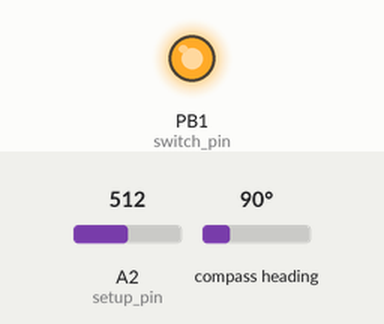
The sketch below on a simulated ATtiny85, built with avr-gcc and run on an emulated ATtiny85. Shown: output pins drawn as LEDs (lit = HIGH). Wiring (inferred from the names in the program): HMC5883L compass at I2C address 0x1E. The test bench sets the inputs (shaded band); at power-on: A2 (setup_pin) = 512, compass heading 90°.

Above: at 0.3 s.
Timing chart, 0 to 1.8 s (numbered marks = the images above):
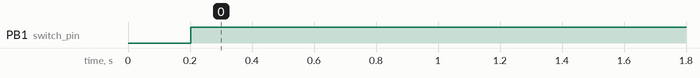

Measured:
- by itself, PB1 (switch_pin): LOW → HIGH at 0.20 s

The sketch:

SliderDoorSensor.ino
```cpp
// Высокочувствительный магнитный датчик открывания двери шкафа-купе для включения внутренней подсветки
// на HMC5883L (GY-271) и ATTiny85
// Дата последней модификации 2022.01.23
//
// Используется изменение проекции оси Z на ось Y магнетометра
// Для калибровки в положении "дверь закрыта" установить перемычку между setup_pin и GND,
// включить питание, подождать не менее 30 сек., выключить питание и снять перемычку
// Для калибровки порога срабатывания в DEV режиме подключить потенциометр на 10 кОм
// между Vcc и GND, средний контакт на setup_pin, раскомментарить строчку #define SETUP 1,
// перекомпилировать и загрузить прошивку в МК.
// Примерное значение порога срабатывания для условий:
// неодимовый магнит 15x15x2 мм на расстоянии 6 см от датчика - 45 градусов

// Распиновка
// ATTiny85:
//   SDA - 0 (pin 5), SCL - 2 (pin 7)
//   Регулировка чувствительности - A2 (pin 3)
//   Выход на ключ - 1 (pin 6)
// Arduino UNO (для отладки):
//   SDA - A4, SCL - A5
//   Регулировка чувствительности - A2
//   Выход на ключ - 13

// #define DEBUG 1
// #define SETUP 1
#include <EEPROM.h>

#include <Wire.h>  // I2C ATTiny Master


#define CALIBRATE_MEASURES 10  // 10 замеров на калибровку
#define LOOP_DELAY 200   // 5 циклов/сек.

#define MIN_DEGREE 10    // диапазон регулировки чувствительности
#define MAX_DEGREE 150

#define HMC5883L 0x1E    // 0011110b, I2C 7bit address of HMC5883
#define setup_pin A2     // вход от потенциометра для калибровки чувствительности
#define switch_pin 1     // 13   // выход на ключ MOSFET

int heading_init;
int heading_threshold;

int measure_count = 0;

void setup(){

  pinMode(setup_pin, INPUT_PULLUP);
  pinMode(switch_pin, OUTPUT);

  // считываем калибровочное значение угла и порог срабатывания из EEPROM
  heading_init = EEPROM.read(0) | EEPROM.read(1) << 8;
  heading_threshold = EEPROM.read(2) | EEPROM.read(3) << 8;

  #ifdef DEBUG
  Serial.begin(9600);

  Serial.println();
  Serial.println("Heading init and threashold values from EEPROM:");
  Serial.print(heading_init);
  Serial.print("\t");
  Serial.print(heading_threshold);
  Serial.println();
  Serial.println();
  #endif

  // инициализация I2C
  Wire.begin();

  // инициализация HMC5883L
  Wire.beginTransmission(HMC5883L);    //open communication with HMC5883
  Wire.write(0x02);                    //select mode register
  Wire.write(0x00);                    //continuous measurement mode
  Wire.endTransmission();
}

void loop(){
  int x, y, z, x_init, y_init, z_init; //triple axis data
  int heading;

  delay(LOOP_DELAY);

  // Tell the HMC5883 where to begin reading data
  Wire.beginTransmission(HMC5883L);
  Wire.write(0x03); //select register 3, X MSB register
  Wire.endTransmission();

  // Read data from each axis, 2 registers per axis
  Wire.requestFrom(HMC5883L, 6);
  if (6<=Wire.available()) {
    x = Wire.read()<<8; //X msb
    x |= Wire.read(); //X lsb
    z = Wire.read()<<8; //Z msb
    z |= Wire.read(); //Z lsb
    y = Wire.read()<<8; //Y msb
    y |= Wire.read(); //Y lsb
  }

  if (analogRead(setup_pin) < 50 && ++measure_count < CALIBRATE_MEASURES) {
    // setup_pin подтянут к земле, т.е. включен режим калибровки,
    // и еще не выполнено нужное кол-во замеров,
    // выполняем калибровку

    if (measure_count == 1) {
      // для первого замера
      #ifdef DEBUG
      Serial.println("Calibrating sensor");
      #endif

      // инициализируем значения
      x_init = x, y_init = y, z_init = z;
    }

    // для последующих замеров усредняем значения
    x_init = (x_init + x) / 2;
    y_init = (y_init + y) / 2;
    z_init = (z_init + z) / 2;

    #ifdef DEBUG
    Serial.print(x_init);
    Serial.print('\t');
    Serial.print(y_init);
    Serial.print('\t');
    Serial.print(z_init);
    Serial.println();
    #endif
  }

  if (analogRead(setup_pin) < 50 && measure_count == CALIBRATE_MEASURES) {
    // калибровка завершена

    // получаем значение начального угла
    heading_init = (int) (atan2(z_init, y_init) * (float)180 / PI);

    #ifdef DEBUG
    Serial.println("Writing heading init value to EEPROM:");
    Serial.print(heading_init);
    Serial.println();
    Serial.println();
    #endif

    // запоминаем калибровочное значение в EEPROM
    EEPROM.write(0, heading_init);
    EEPROM.write(1, heading_init >> 8);
  }

  #ifdef SETUP
  // включен режим калибровки порога
  // получаем пороговое значение отклонения с потенциометра
  heading_threshold = map(analogRead(setup_pin), 0, 1023, MAX_DEGREE, MIN_DEGREE);
    #ifdef DEBUG
  Serial.println("Writing heading threshold value to EEPROM:");
  Serial.print(heading_threshold);
  Serial.println();
  Serial.println();
    #endif
  // запоминаем калибровочное значение в EEPROM
  EEPROM.write(2, heading_threshold);
  EEPROM.write(3, heading_threshold >> 8);
  #endif

  #ifdef DEBUG
  Serial.print(x);
  Serial.print("\t");
  Serial.print(y);
  Serial.print("\t");
  Serial.print(z);
  Serial.print("\t");
  Serial.print(heading);
  Serial.print("\t");
  Serial.print(heading_threshold);
  Serial.println();
  #endif

  // получаем значение отклонения угла от начального
  heading = (int) (atan2(z, y) * (float)180 / PI) - heading_init;

  if (abs(heading) > heading_threshold)
    // отклонение больше установленного, включаем подсветку
    digitalWrite(switch_pin, HIGH);
  else
    digitalWrite(switch_pin, LOW);

}
```
